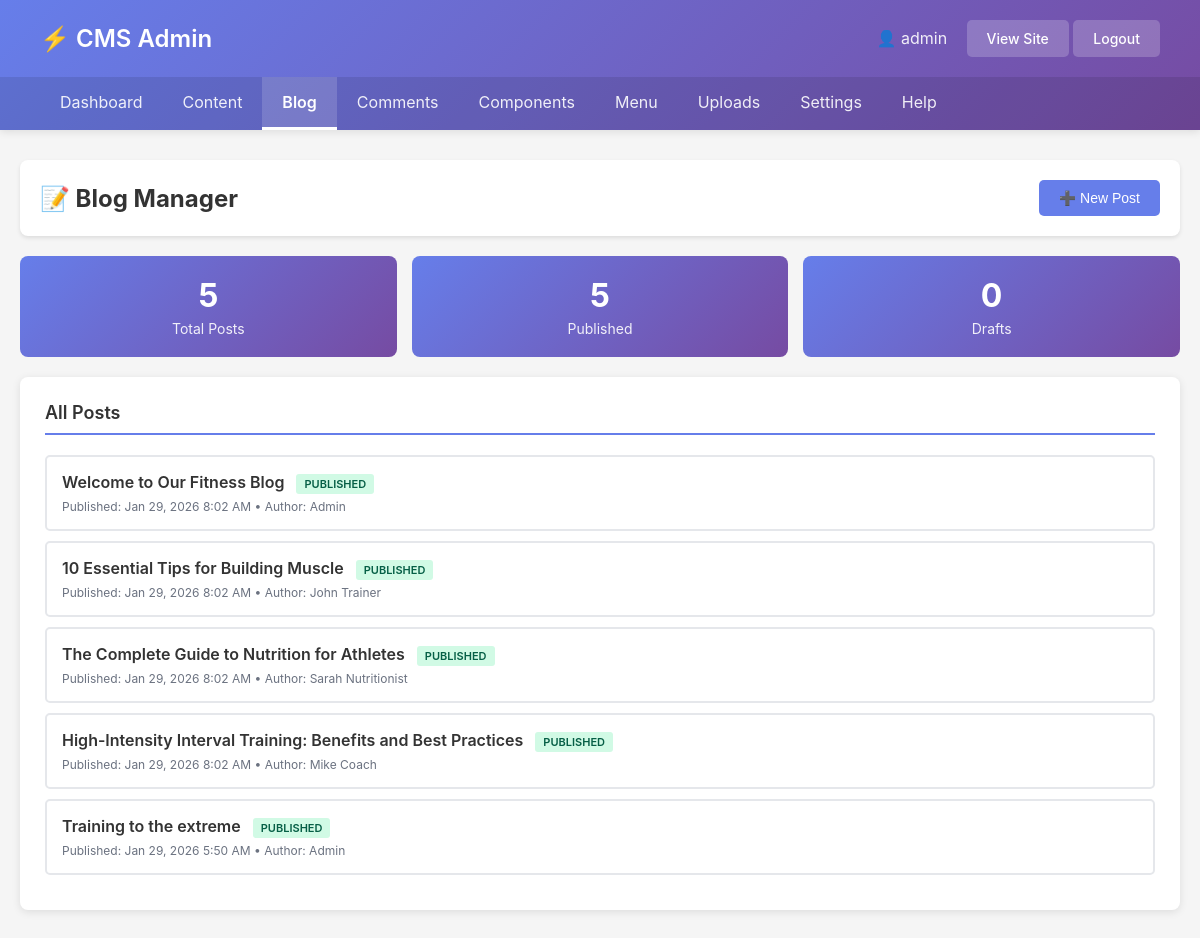
/admin/blog.php (signed in), run on the app's committed database.
### tables this page shows
CREATE TABLE posts (
            id INTEGER PRIMARY KEY AUTOINCREMENT,
            title TEXT NOT NULL,
            slug TEXT UNIQUE NOT NULL,
            content TEXT,
            excerpt TEXT,
            author TEXT,
            status TEXT DEFAULT 'draft',
            featured_image TEXT,
            created_at DATETIME DEFAULT CURRENT_TIMESTAMP,
            updated_at DATETIME DEFAULT CURRENT_TIMESTAMP,
            published_at DATETIME
        );

### blog-functions.php (called while the page is built, shortened)
<?php
function get_posts($options = []) {
    $db = get_db();
    $status = $options['status'] ?? null;
    $limit = $options['limit'] ?? 10;
    $offset = $options['offset'] ?? 0;
    $order_by = $options['order_by'] ?? 'published_at';
    $order_dir = $options['order_dir'] ?? 'DESC';
    $query = "SELECT * FROM posts";
    $params = [];
    $query .= " ORDER BY $order_by $order_dir LIMIT :limit OFFSET :offset";
    $stmt = $db->prepare($query);
    $stmt->bindValue(':limit', (int)$limit, PDO::PARAM_INT);
    $stmt->bindValue(':offset', (int)$offset, PDO::PARAM_INT);
    $stmt->execute();
    $posts = $stmt->fetchAll();
    foreach ($posts as &$post) {
        $post['categories'] = get_post_categories($post['id']);
        $post['tags'] = get_post_tags($post['id']);
    }
    return $posts;
}
function get_posts_count($status = null) {
    $db = get_db();
    $query = "SELECT COUNT(*) FROM posts";
    $params = [];
    if ($status) {
        $query .= " WHERE status = :status";
        $params[':status'] = $status;
    }
    $stmt = $db->prepare($query);
    $stmt->execute($params);
    return $stmt->fetchColumn();
}
function get_post_categories($post_id) {
    $db = get_db();
    $stmt = $db->prepare("
        SELECT c.* FROM categories c
        INNER JOIN post_categories pc ON c.id = pc.category_id
        WHERE pc.post_id = :post_id
    ");
    $stmt->execute([':post_id' => $post_id]);
    return $stmt->fetchAll();
}
function get_post_tags($post_id) {
    $db = get_db();
    $stmt = $db->prepare("
        SELECT t.* FROM tags t
        INNER JOIN post_tags pt ON t.id = pt.tag_id
        WHERE pt.post_id = :post_id
    ");
    $stmt->execute([':post_id' => $post_id]);
    return $stmt->fetchAll();
}

### admin/blog.php (the view, shortened to what this page needs)
<?php
$editing_post = null;
$page = isset($_GET['page']) ? (int)$_GET['page'] : 1;
$per_page = 20;
$offset = ($page - 1) * $per_page;
$posts = get_posts([
    'limit' => $per_page,
    'offset' => $offset,
    'order_by' => 'updated_at',
    'order_dir' => 'DESC'
]);
include 'includes/admin-header.php';
?>
<!DOCTYPE html>
<html lang="en">
<head>
</head>
<body>
    <div class="container">
        <div class="page-header">
            <h2>📝 Blog Manager</h2>
            <div>
                <?php if (!$editing_post): ?>
                    <button type="button" onclick="showNewPostForm()" class="btn btn-primary">➕ New Post</button>
                <?php else: ?>
                    <a href="blog.php" class="btn btn-secondary">← Back to List</a>
                <?php endif; ?>
            </div>
        </div>
        <?php if (!$editing_post): ?>
            <div class="stats">
                <div class="stat-card">
                    <div class="stat-number"><?php echo get_posts_count(); ?></div>
                    <div class="stat-label">Total Posts</div>
                </div>
                <div class="stat-card">
                    <div class="stat-number"><?php echo get_posts_count('published'); ?></div>
                    <div class="stat-label">Published</div>
                </div>
                <div class="stat-card">
                    <div class="stat-number"><?php echo get_posts_count('draft'); ?></div>
                    <div class="stat-label">Drafts</div>
                </div>
            </div>
            <div class="section">
                <h3 class="section-title">All Posts</h3>
                <?php if (empty($posts)): ?>
                    <div class="empty-state">
                        <div style="font-size: 48px; margin-bottom: 15px;">📄</div>
                        <p>No blog posts yet.</p>
                        <p style="font-size: 14px; margin-top: 10px;">Create your first blog post to get started!</p>
                        <button type="button" onclick="showNewPostForm()" class="btn btn-primary" style="margin-top: 20px;">Create First Post</button>
                    </div>
                <?php else: ?>
                    <ul class="post-list">
                        <?php foreach ($posts as $post): ?>
                            <li class="post-item" onclick="window.location.href='blog.php?edit=<?php echo $post['id']; ?>'">
                                <div class="post-title">
                                    <?php echo htmlspecialchars($post['title'] ?: '(Untitled)'); ?>
                                    <span class="status-badge badge-<?php echo $post['status']; ?>">
                                        <?php echo strtoupper($post['status']); ?>
                                    </span>
                                </div>
                                <div class="post-meta">
                                    <?php if ($post['published_at']): ?>
                                        Published: <?php echo date('M j, Y g:i A', strtotime($post['published_at'])); ?>
                                    <?php else: ?>
                                        Updated: <?php echo date('M j, Y g:i A', strtotime($post['updated_at'])); ?>
                                    <?php endif; ?>
                                    • Author: <?php echo htmlspecialchars($post['author']); ?>
                                </div>
                            </li>
                        <?php endforeach; ?>
                    </ul>
                <?php endif; ?>
            </div>
        <?php endif; ?>
    </div>
</body>
</html>
<?php include 'includes/admin-footer.php'; ?>

### admin/includes/admin-header.php (style rules this page uses)
* { margin: 0; padding: 0; box-sizing: border-box; }
body { font-family: -apple-system, BlinkMacSystemFont, 'Segoe UI', Roboto, sans-serif; background: #f5f7fa; }
.btn { padding: 10px 20px; border-radius: 5px; text-decoration: none; font-weight: 500; transition: all 0.3s; border: none; cursor: pointer; font-size: 14px; display: inline-block; }
.btn-primary { background: #667eea; color: white; }
.container { max-width: 1200px; margin: 40px auto; padding: 0 20px; }
.page-header { display: flex; justify-content: space-between; align-items: center; margin-bottom: 30px; }

### admin/blog.php (style rules this page uses)
* { margin: 0; padding: 0; box-sizing: border-box; }
body { font-family: -apple-system, BlinkMacSystemFont, 'Segoe UI', Roboto, Oxygen, Ubuntu, Cantarell, sans-serif; background: #f5f5f5; }
.container { max-width: 1400px; margin: 30px auto; padding: 0 20px; }
.page-header { background: white; padding: 20px; border-radius: 8px; margin-bottom: 20px; display: flex; justify-content: space-between; align-items: center; box-shadow: 0 2px 4px rgba(0,0,0,0.1); }
.page-header h2 { margin: 0; color: #333; }
.btn { padding: 10px 20px; border-radius: 5px; text-decoration: none; font-weight: 500; transition: all 0.3s; border: none; cursor: pointer; font-size: 14px; display: inline-block; }
.btn-primary { background: #667eea; color: white; }
.section { background: white; padding: 25px; border-radius: 8px; box-shadow: 0 2px 8px rgba(0,0,0,0.1); }
.section-title { font-size: 18px; font-weight: 600; color: #333; margin-bottom: 20px; padding-bottom: 10px; border-bottom: 2px solid #667eea; }
.post-list { list-style: none; padding: 0; margin: 0; }
.post-item { padding: 15px; border: 2px solid #e5e7eb; border-radius: 5px; margin-bottom: 10px; transition: all 0.3s; cursor: pointer; }
.post-title { font-weight: 600; color: #333; margin-bottom: 5px; }
.post-meta { font-size: 12px; color: #6b7280; margin-top: 5px; }
.status-badge { display: inline-block; padding: 3px 8px; border-radius: 3px; font-size: 11px; font-weight: 600; text-transform: uppercase; margin-left: 8px; }
.badge-published { background: #d1fae5; color: #065f46; }
.stats { display: grid; grid-template-columns: repeat(3, 1fr); gap: 15px; margin-bottom: 20px; }
.stat-card { background: linear-gradient(135deg, #667eea 0%, #764ba2 100%); color: white; padding: 20px; border-radius: 8px; text-align: center; }
.stat-number { font-size: 32px; font-weight: bold; margin-bottom: 5px; }
.stat-label { font-size: 14px; opacity: 0.9; }

### data on the page
posts: title "Welcome to Our Fitness Blog", status "PUBLISHED", published_at "Jan 29, 2026 8:02 AM", author "Admin"
posts: title "10 Essential Tips for Building Muscle", status "PUBLISHED", published_at "Jan 29, 2026 8:02 AM", author "John Trainer"
posts: title "The Complete Guide to Nutrition for Athletes", status "PUBLISHED", published_at "Jan 29, 2026 8:02 AM", author "Sarah Nutritionist"
posts: title "High-Intensity Interval Training: Benefits and Best Practices", status "PUBLISHED", published_at "Jan 29, 2026 8:02 AM", author "Mike Coach"
posts: title "Training to the extreme", status "PUBLISHED", published_at "Jan 29, 2026 5:50 AM", author "Admin"

### other printed values
$_SESSION['username'] "admin"
get_posts_count() "5"
get_posts_count('published') "5"
get_posts_count('draft') "0"
